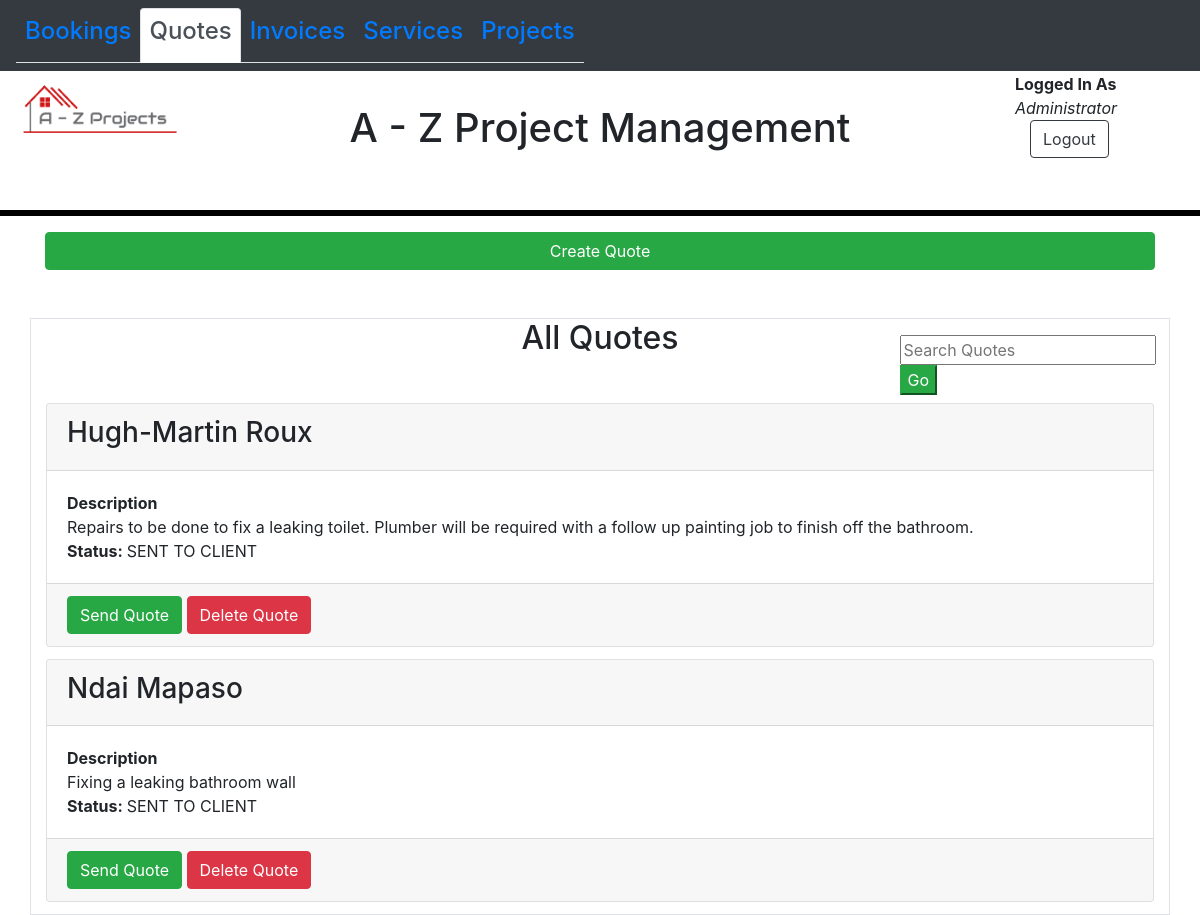
The page /views/quoteManagement.php on the database its author committed.
### tables this page shows
CREATE TABLE `quotes` (
  `quoteId` int(11) NOT NULL,
  `userId` int(11) NOT NULL,
  `quoteDescription` varchar(500) DEFAULT NULL,
  `estimatedPrice` decimal(10,2) DEFAULT NULL,
  `status` varchar(30) DEFAULT NULL
);

CREATE TABLE `users` (
  `userId` int(11) NOT NULL,
  `email` varchar(80) DEFAULT NULL,
  `password` varchar(15) DEFAULT NULL,
  `firstName` varchar(50) DEFAULT NULL,
  `lastName` varchar(50) DEFAULT NULL,
  `contactNo` varchar(10) DEFAULT NULL,
  `address` varchar(100) DEFAULT NULL
);

### models/User.php (called while the page is built, shortened)
<?php
    class User{
        public function connect_db(){
            $con = mysqli_connect("localhost", "root", "Hm@dude21");
            mysqli_select_db($con, "lrpc_online");
            return $con;
        }
        public static function get_user_fullname($custId){
            $con = (new self)->connect_db();
            $sql_select = "SELECT `firstName`, `lastName` FROM `users` WHERE userId='". $custId ."';";
            $select_result = mysqli_query($con, $sql_select);
            if(!$select_result){
                return mysqli_error();
            }else{
                $custNameArr = mysqli_fetch_assoc($select_result);
                return $custNameArr['firstName'] . " " . $custNameArr['lastName'];
            }
        }
    }
?>

### views/quoteManagement.php (the view, shortened to what this page needs)
<?php
    require '../models/Quote.php';
?>
<!DOCTYPE html>
<html>
    <head>
        <link rel="stylesheet" href="https://stackpath.bootstrapcdn.com/bootstrap/4.5.0/css/bootstrap.min.css">
    </head>
    <body>
        <div class="container-fluid mt-4">
            <div class="row">
                <div class="col-sm-2">
                    <img src="../layouts/images/a-zprojects_logo.png" id="logo" class="img-fluid" alt="logo">
                </div>
                <div class="col-sm-8">
                    <h1 id="home" style="text-align: center; margin-top: 80px;">A - Z Project Management</h1>
                </div>
                <div class="col-sm-2 mt-5">
                    <div class="row">
                        <div class="col-sm-12">
                            <b>Logged In As</b>
                        </div>
                        <div class="col-sm-12">
                            <i>Administrator</i>
                        </div>
                        <div class="col-sm-12">
                            <button type="button" onclick="logoutBtn()" style="margin-left: 15px;" class=" btn btn-outline-dark">Logout</button>
                        </div>
                    </div>
                </div>
            </div>
        </div>
        <hr style="height: 5px; background-color: black;">
        <nav class="navbar navbar-expand-sm bg-dark fixed-top">
            <ul class="navbar-nav nav-tabs">
                <li class="nav-item">
                    <a href="adminDashboard.php" class="nav-link"><h4>Bookings</h4></a>
                </li>
                <li class="nav-item">
                    <a href="quoteManagement.php" class="nav-link active"><h4>Quotes</h4></a>
                </li>
                <li class="nav-item">
                    <a href="invoiceManagement.php" class="nav-link"><h4>Invoices</h4></a>
                </li>
                <li class="nav-item">
                    <a href="serviceManagement.php" class="nav-link"><h4>Services</h4></a>
                </li>
                <li class="nav-item">
                    <a href="projectManagement.php" class="nav-link"><h4>Projects</h4></a>
                </li>
            </ul>
        </nav>
        <div class="container">
            <div class="row mb-5">
                <div class="col-sm-12">
                    <button type="button" class="btn btn-success btn-block" data-toggle="modal" data-target="#createQuoteModal">Create Quote</button>
                </div>
            </div>
        </div>
        <div class="container border">
            <div class="row">
                <div class="col-sm-3"></div>
                <div class="col-sm-6">
                    <h2 style="text-align: center;">All Quotes</h2>
                </div>
                <div class="col-sm-3 mt-3">
                    <form class="form-inline" action="../controllers/searchQuotesController.php" method="post">
                        <input type="text" placeholder="Search Quotes" name="searchQuote" id="searchQuote">
                        <button class="btn-success" type="submit">Go</button>
                    </form>
                </div>
            </div>
            <div class="row mt-2">
                <?php
                    $quote = new Quote();
                    $quote->display_quotes();
                ?>
            </div>
        </div>
    </body>
</html>

### models/Quote.php (shortened to what this page needs)
<?php
    require 'User.php';
    class Quote{
        public function connect_db(){
            $con = mysqli_connect("localhost", "root", "Hm@dude21");
            mysqli_select_db($con, "lrpc_online");
            return $con;
        }
        public function display_quotes($search_criteria = ""){
            $con = $this->connect_db();
            if($search_criteria == ""){
                $sql = "SELECT * FROM `quotes` WHERE 1";
            }else if(is_int($search_criteria) == TRUE){
                $sql = "SELECT * FROM `quotes` WHERE `quoteId`='" . $search_criteria . "'";
            }else{
                $get_userId_sql = "SELECT `userId` FROM `users` WHERE `firstName`='" .$search_criteria."'";
                $userId_result = mysqli_query($con, $get_userId_sql);
                $temp_row = mysqli_fetch_assoc($userId_result);
                $sql = "SELECT * FROM `quotes` WHERE userId=" . $temp_row['userId'];
            }
            $select_result = mysqli_query($con, $sql);
            if(mysqli_num_rows($select_result) > 0){
                while($row = mysqli_fetch_assoc($select_result)){
                    ?>
                        <div class="col-sm-12">
                            <div class="card-deck card-columns">
                                <div class="card">
                                    <div class="card-header">
                                        <h3><?php echo User::get_user_fullname($row['userId']); ?></h3>
                                    </div>
                                    <div class="card-body">
                                        <div class="row">
                                            <div class="col-sm-12">
                                                <b>Description</b><br>
                                                <?php echo $row['quoteDescription']; ?>
                                            </div>
                                        </div>
                                        <div class="row">
                                            <div class="col-sm-12 float-right">
                                                <b>Status: </b> <?php echo $row['status']; ?>
                                            </div>
                                        </div>
                                    </div>
                                    <div class="card-footer float-center">
                                        <button type="button" onclick="sendToClient(<?php echo $row['quoteId']; ?>)" class="btn btn-success">Send Quote</button>
                                        <button type="button" onclick="deleteQuoteBtn(<?php echo $row['quoteId']; ?>)" class="btn btn-danger">Delete Quote</button>
                                    </div>
                                </div>
                            </div>
                        </div>
                    <?php
                }
            }else{
                echo "<h2 style=\"text-align: center;\">No Quotes Found</h2>";
            }
        }
    }
?>

### rows shown on the page
quotes: userId.lastName "Hugh-Martin Roux", quoteDescription "Repairs to be done to fix a leaking toilet. Plumber will be required with a follow up painting job to finish off the bathroom.", status "SENT TO CLIENT"
quotes: userId.lastName "Ndai Mapaso", quoteDescription "Fixing a leaking bathroom wall", status "SENT TO CLIENT"
